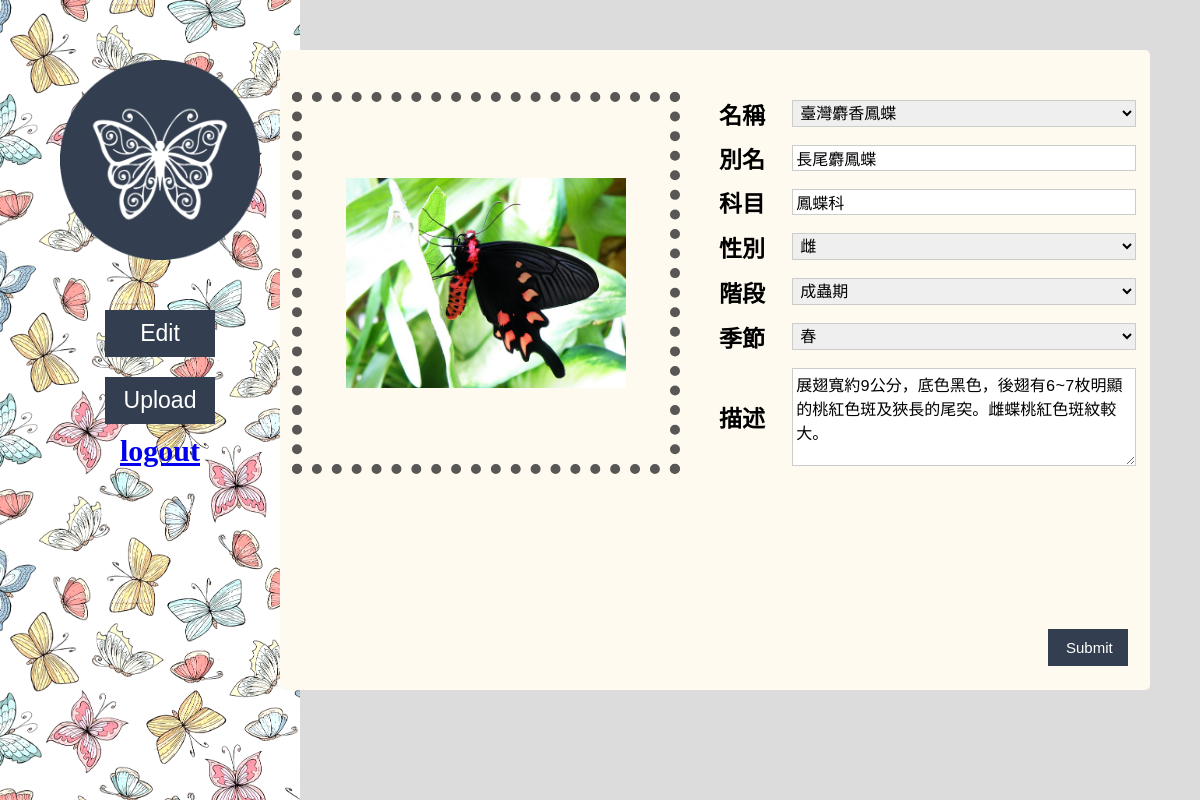
The app's page /user_edit_id.php?id=1 with its own data.
### tables this page shows
CREATE TABLE `butterfly` (
  `id` int(11) NOT NULL,
  `name` text NOT NULL,
  `nickname` text NOT NULL,
  `field` text NOT NULL,
  `gender` varchar(2) NOT NULL,
  `stage` text NOT NULL,
  `season` text NOT NULL,
  `description` text NOT NULL
);

### model.php (called while the page is built, shortened)
<?php
require("dbconnect.php");
function getButterflyList() {
    global $conn;
	$sql = "SELECT * FROM `butterfly`";
	return mysqli_query($conn, $sql);
}
 ?>

### user_edit_id.php (the view, shortened to what this page needs)
<?php
require("dbconnect.php");
$id = (int)$_REQUEST['id'];
$sql = "select * from butterfly where id=$id;";
$result=mysqli_query($conn,$sql) or die("DB Error: Cannot retrieve message.");
if ($rs=mysqli_fetch_assoc($result)) {
	$name = $rs['name'];
    $nickname=$rs['nickname'];
	$field=$rs['field'];
    $gender = $rs['gender'];
    $stage=$rs['stage'];
    $description=$rs['description'];
} else {
	echo "Your id is wrong!!";
	exit(0);
}
?>
<!DOCTYPE html PUBLIC "-//W3C//DTD XHTML 1.0 Transitional//EN" "http://www.w3.org/TR/xhtml1/DTD/xhtml1-transitional.dtd">
<html xmlns="http://www.w3.org/1999/xhtml">
<head>
<link type="text/css" rel="stylesheet" href="user_upload.css">
</head>
<body>
<div id="title">
<img src="image/圖片7.png" alt="Avatar" class="avatar" id="u">
<div id="menu">
<button class="tool" onclick="location.href='user_edit.php'">Edit</button><br />
<button class="tool" onclick="location.href='user_upload.php'">Upload</button>
<a href='homepage.php'>logout</a>
</div>
</div>
<div id="content">
<form method="post" action="control.php" enctype="multipart/form-data">
<table id="t">
<tr><td rowspan="7" id="up_p"><label class="upload_cover">
    <?php echo "<img src='image/", $name, "-", $stage, ".jpg' class='img'/></label></td>"; ?>
    <th>名稱</th><td><select name='name'>
<?php
require("model.php");
$results=getButterflyList();
$i=1;
while ($rs=mysqli_fetch_array($results)) {
    if ( ($i%3) == 1) {
        echo "<option ";
         if ($name==$rs['name'])
             echo "selected";
         echo ">", $rs['name'], "</option>";
    }
    $i++;
}
echo "</td></tr>";
?>
<tr><th>別名</th><td><input type="text" value="<?php echo $nickname;?>" /></td></tr>
<tr><th>科目</th><td><input type="text" value="<?php echo $field;?>" /></td></tr>
<tr><th>性別</th><td><label><select name="gender">
        <option <?php if ($gender=='公') echo "selected";?> >雌</option>
</select></label></td>
<tr><th>階段</th><td><label><select name="stage">
        <option <?php if ($stage=='成蟲期') echo "selected";?> >成蟲期</option>
</select></label></td></tr>
<tr><th>季節</th><td><label><select name="season">
        <option <?php if ($gender=='春') echo "selected";?> >春</option>
</select></label></td></tr>
<tr><th>描述</th><td><textarea name="description" cols="40" rows="5" ><?php echo $description;?></textarea></td></tr>
</table>
<input type="submit" class="button" value="Submit" />
</form>
</div>
</body>
</html>

### user_upload.css (style rules this page uses)
body { font-family: 微軟正黑體; font-size:20px; text-align: center; background-color: #DCDCDC; }
div { box-sizing: border-box; }
#title { background: url(image/圖片2.png); background-size: 450px; position: absolute; top: 0px; left: 0px; width: 300px; height: 100%; }
#u { position: absolute; top: 50px; left: 50px; width: 200px; margin: 10px 10px; }
#menu { position: absolute; width: 120px; left: 100px; top: 300px; text-align:center-left; font-size:30px; font-weight: bold; }
#content { position: absolute; top: 50px; right: 50px; width: 870px; height: 80%; border-radius:5px; background-color: #FFFAF0; //background: linear-gradient(to bottom, rgba(255, 255, 255,0.8), rgba(255, 255, 255,0.8)); }
.img { width: 280px; }
.tool { border: none; width: 110px; padding: 8px 16px; text-align: center; text-decoration: none; display: inline-block; //border-radius:5px; font-size: 23px; margin: 10px 5px; //-webkit-transition-duration: 0.4s; //transition-duration: 0.4s; cursor: pointer; //background: linear-gradient(to bottom, rgba(255, 255, 255,0.8), rgba(255, 255, 255,0.8)); background-color: #333F50; color: white; border: 2px solid #333F50; }
.button { position: absolute; bottom: 20px; right: 20px; width: 80px; border: none; padding: 8px 16px; text-align: center; text-decoration: none; display: inline-block; font-size: 15px; margin: 4px 2px; //-webkit-transition-duration: 0.4s; //transition-duration: 0.4s; cursor: pointer; background-color: #333F50; color: white; border: 2px solid #333F50; }
#t { position: relative; top: 40px; left: 10px; }
th { width: 10%; padding: 3px 3px; text-align:right; font-size:23px; //border: 1px solid #ccc; }
td { width: 45%; padding: 3px 3px; //border: 1px solid #ccc; }
input, select, textarea { width: 90%; padding: 3px 3px; margin: 5px 0; display: inline-block; border: 1px solid #ccc; box-sizing: border-box; font-size:16px; }
#up_p { border: 10px dotted #595656; }
.upload_cover { width: 200px; //height: 300px; //margin: 50px -200px; cursor: pointer; //background: black; //border: 10px dotted #595656; }

### records on screen
butterfly: name (picture), nickname "長尾麝鳳蝶", field "鳳蝶科", stage "成蟲期", description "展翅寬約9公分，底色黑色，後翅有6~7枚明顯的桃紅色斑及狹長的尾突。雌蝶桃紅色斑紋較大。"

### other values on screen
form field name "臺灣麝香鳳蝶"
